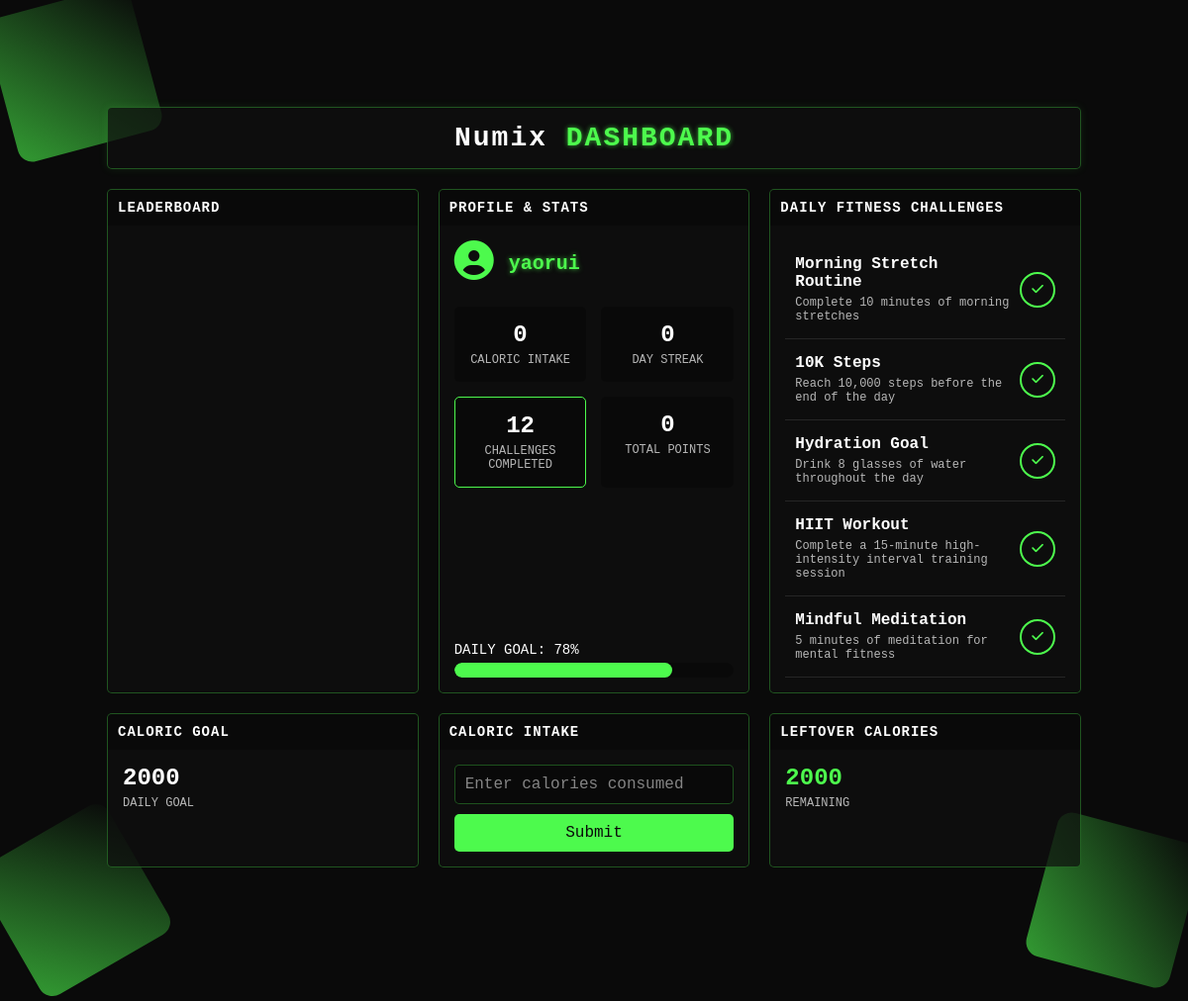
Before: / (signed in) with the older database file.
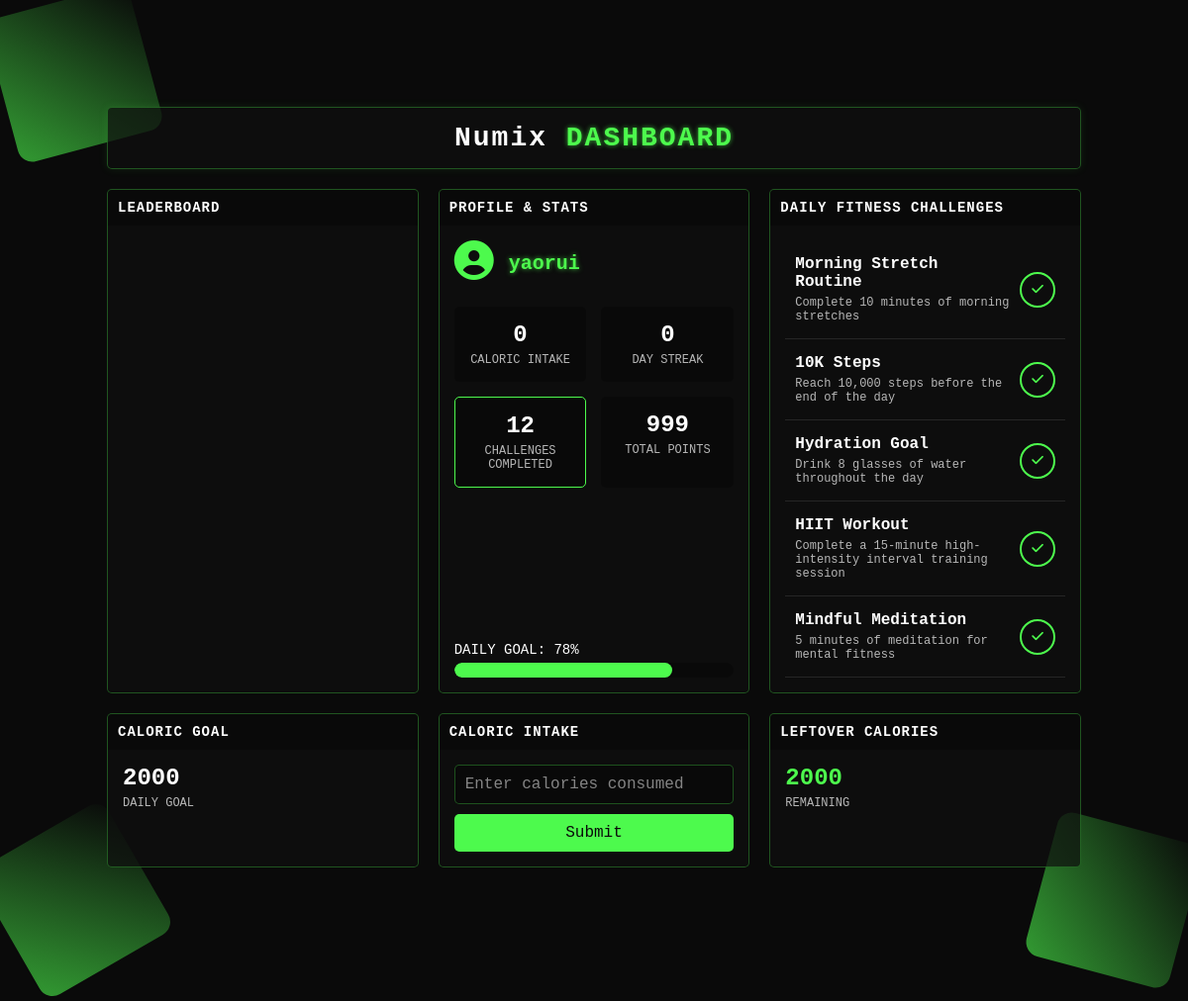
After: the same page with the newer database file.
### diet/models.py (models this page shows, shortened)
class User(AbstractUser):
    name = models.CharField(max_length=20, default = "null")
    goal = models.IntegerField(default = 0)
    type = models.BooleanField(default=True)
    points = models.IntegerField(default = 0)
    challenges_completed = models.IntegerField(default = 0)

### diet/views.py (the view)
# urls.py: path("", views.homepage, name="homepage"),
def homepage(request):
    return render(request, "diet/homepage.html",{
    })

### diet/templates/diet/homepage.html (shortened to what this page needs)
{% load static %}
<!DOCTYPE html>
<html lang="en">
  <head>
    <link rel="stylesheet" href="{% static 'diet/homepage.css' %}" />
    <link
      rel="stylesheet"
      href="https://cdnjs.cloudflare.com/ajax/libs/font-awesome/6.4.0/css/all.min.css"
    />
  </head>
  <body>
    <div class="corner-box top-left"></div>
    <div class="corner-box bottom-right"></div>
    <div class="corner-box bottom-left"></div>
    <div class="container">
      <div class="welcome-banner">
        <h1><span>Numix</span> <span class="neon-text">DASHBOARD</span></h1>
      </div>
      <div class="dashboard-grid">
        <div class="panel">
          <div class="panel-header">LEADERBOARD</div>
          <div class="panel-content">
          </div>
        </div>
        <div class="panel">
          <div class="panel-header">PROFILE & STATS</div>
          <div class="panel-content">
            <div class="profile-header">
              <div class="avatar">
                <i class="fas fa-user-circle"></i>
              </div>
              <div class="username neon-text">{{ user.username }}</div>
            </div>
            <div class="stats-grid">
              <div class="stat-box">
                <div class="stat-value" id="total-calories">2,450</div>
                <div class="stat-label">CALORIC INTAKE</div>
              </div>
              <div class="stat-box">
                <div class="stat-value" id="current-streak">0</div>
                <div class="stat-label">DAY STREAK</div>
              </div>
              <div class="stat-box highlight">
                <div class="stat-value" id="challenges-completed">12</div>
                <div class="stat-label">CHALLENGES COMPLETED</div>
              </div>
              <div class="stat-box">
                <div class="stat-value">{{ user.points }}</div>
                <div class="stat-label">TOTAL POINTS</div>
              </div>
            </div>
            <div class="progress-container">
              <div class="progress-label">DAILY GOAL: 78%</div>
              <div class="progress-bar">
                <div class="progress-fill" style="width: 78%"></div>
              </div>
            </div>
          </div>
        </div>
        <div class="panel">
          <div class="panel-header">DAILY FITNESS CHALLENGES</div>
          <div class="panel-content">
            <ul class="challenge-list">
              <li class="challenge-item">
                <div class="challenge-content">
                  <div class="challenge-title">Morning Stretch Routine</div>
                  <div class="challenge-desc">
                    Complete 10 minutes of morning stretches
                  </div>
                </div>
                <button class="challenge-check" data-challenge="1">
                  <i class="fas fa-check"></i>
                </button>
              </li>
              <li class="challenge-item">
                <div class="challenge-content">
                  <div class="challenge-title">10K Steps</div>
                  <div class="challenge-desc">
                    Reach 10,000 steps before the end of the day
                  </div>
                </div>
                <button class="challenge-check" data-challenge="2">
                  <i class="fas fa-check"></i>
                </button>
              </li>
              <li class="challenge-item">
                <div class="challenge-content">
                  <div class="challenge-title">Hydration Goal</div>
                  <div class="challenge-desc">
                    Drink 8 glasses of water throughout the day
                  </div>
                </div>
                <button class="challenge-check" data-challenge="3">
                  <i class="fas fa-check"></i>
                </button>
              </li>
              <li class="challenge-item">
                <div class="challenge-content">
                  <div class="challenge-title">HIIT Workout</div>
                  <div class="challenge-desc">
                    Complete a 15-minute high-intensity interval training
                    session
                  </div>
                </div>
                <button class="challenge-check" data-challenge="4">
                  <i class="fas fa-check"></i>
                </button>
              </li>
              <li class="challenge-item">
                <div class="challenge-content">
                  <div class="challenge-title">Mindful Meditation</div>
                  <div class="challenge-desc">
                    5 minutes of meditation for mental fitness
                  </div>
                </div>
                <button class="challenge-check" data-challenge="5">
                  <i class="fas fa-check"></i>
                </button>
              </li>
            </ul>
          </div>
        </div>
      </div>
      <div class="bottom-panels">
        <div class="panel">
          <div class="panel-header">CALORIC GOAL</div>
          <div class="panel-content">
            <div class="caloric-goal">
              <div class="stat-value" id="caloric-goal-value">2000</div>
              <div class="stat-label">DAILY GOAL</div>
            </div>
          </div>
        </div>
        <div class="panel">
          <div class="panel-header">CALORIC INTAKE</div>
          <div class="panel-content">
            <div class="caloric-input">
              <input
                type="number"
                id="caloric-intake-input"
                placeholder="Enter calories consumed"
              />
              <button id="submit-calories">Submit</button>
            </div>
          </div>
        </div>
        <div class="panel">
          <div class="panel-header">LEFTOVER CALORIES</div>
          <div class="panel-content">
            <div class="leftover-calories">
              <div class="stat-value" id="leftover-calories-value">2000</div>
              <div class="stat-label">REMAINING</div>
            </div>
          </div>
        </div>
      </div>
    </div>
  </body>
</html>

### diet/static/diet/homepage.css (style rules this page uses)
:root { --neon-green: #4dfa4d; --dark-bg: #0a0a0a; --panel-bg: rgba(15, 15, 15, 0.7); --panel-border: rgba(77, 250, 77, 0.3); --blue-accent: #4d8efa; --orange-accent: #fa7a4d; --purple-accent: #a64dfa; }
* { margin: 0; padding: 0; box-sizing: border-box; font-family: 'Courier New', monospace; }
body { background-color: var(--dark-bg); color: white; min-height: 100vh; min-width: 100vw; display: flex; flex-direction: column; padding: 9%; overflow: hidden; position: relative; }
.corner-box { position: absolute; width: 150px; height: 150px; background: linear-gradient(45deg, var(--neon-green), transparent); opacity: 0.6; z-index: -1; border-radius: 15px; }
.top-left { top: 0; left: 0; transform: rotate(-15deg); }
.bottom-right { bottom: 0; right: 0; transform: rotate(15deg); }
.bottom-left { bottom: 0; left: 0; transform: rotate(-30deg); }
.container { max-width: 1200px; margin: 0 auto; width: 100%; }
.welcome-banner { background-color: var(--panel-bg); border: 1px solid var(--panel-border); border-radius: 5px; padding: 15px; margin-bottom: 20px; text-align: center; box-shadow: 0 0 10px rgba(77, 250, 77, 0.1); }
.welcome-banner h1 { font-size: 28px; font-weight: bold; letter-spacing: 2px; }
.dashboard-grid { display: grid; grid-template-columns: 1fr 1fr 1fr; gap: 20px; }
.panel { background-color: var(--panel-bg); border: 1px solid var(--panel-border); border-radius: 5px; overflow: hidden; max-height: 100vh; display: flex; flex-direction: column; }
.panel-header { background-color: rgba(0, 0, 0, 0.3); padding: 10px; font-weight: bold; font-size: 14px; letter-spacing: 1px; }
.panel-content { padding: 15px; flex-grow: 1; display: flex; flex-direction: column; }
.neon-text { color: var(--neon-green); text-shadow: 0 0 5px rgba(77, 250, 77, 0.7); }
.profile-header { display: flex; align-items: center; margin-bottom: 20px; }
.avatar { font-size: 40px; margin-right: 15px; color: var(--neon-green); }
.username { font-size: 20px; font-weight: bold; }
.stats-grid { display: grid; grid-template-columns: 1fr 1fr; gap: 15px; margin-bottom: 20px; }
.stat-box { background-color: rgba(0, 0, 0, 0.3); border-radius: 5px; padding: 15px; text-align: center; transition: transform 0.3s, box-shadow 0.3s; }
.stat-box.highlight { border: 1px solid var(--neon-green); }
.stat-value { font-size: 24px; font-weight: bold; margin-bottom: 5px; }
.stat-label { font-size: 12px; opacity: 0.7; }
.progress-container { margin-top: auto; }
.progress-label { margin-bottom: 5px; font-size: 14px; }
.progress-bar { height: 15px; background-color: rgba(0, 0, 0, 0.3); border-radius: 10px; overflow: hidden; }
.progress-fill { height: 100%; background-color: var(--neon-green); border-radius: 10px; transition: width 0.5s ease; }
.challenge-list { list-style-type: none; width: 100%; }
.challenge-item { display: flex; align-items: center; padding: 15px 10px; border-bottom: 1px solid rgba(255, 255, 255, 0.1); transition: background-color 0.3s; }
.challenge-content { flex-grow: 1; }
.challenge-title { font-weight: bold; margin-bottom: 5px; }
.challenge-desc { font-size: 12px; opacity: 0.7; }
.challenge-check { width: 36px; height: 36px; border-radius: 50%; border: 2px solid var(--neon-green); background-color: transparent; color: var(--neon-green); cursor: pointer; display: flex; align-items: center; justify-content: center; margin-left: 10px; transition: all 0.3s; flex-shrink: 0; }
.bottom-panels { display: grid; grid-template-columns: 1fr 1fr 1fr; gap: 20px; margin-top: 20px; }
.caloric-input { display: flex; flex-direction: column; gap: 10px; }
.caloric-input input { padding: 10px; border: 1px solid var(--panel-border); border-radius: 5px; background-color: rgba(0, 0, 0, 0.3); color: white; font-size: 16px; }
.caloric-input input::placeholder { color: rgba(255, 255, 255, 0.5); }
.caloric-input button { padding: 10px; background-color: var(--neon-green); border: none; border-radius: 5px; color: var(--dark-bg); font-size: 16px; cursor: pointer; transition: background-color 0.3s; }
.leftover-calories .stat-value { color: var(--neon-green); }

Changed rows visible on the page:
changed User "yaorui": points "0" → "999"
